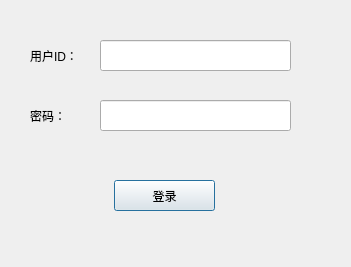
<?xml version="1.0" encoding="UTF-8"?>
<ui version="4.0">
 <class>RA_Login</class>
 <widget class="QDialog" name="RA_Login">
  <property name="geometry">
   <rect>
    <x>0</x>
    <y>0</y>
    <width>351</width>
    <height>267</height>
   </rect>
  </property>
  <property name="windowTitle">
   <string>Dialog</string>
  </property>
  <widget class="QPushButton" name="pushButton">
   <property name="geometry">
    <rect>
     <x>114</x>
     <y>180</y>
     <width>101</width>
     <height>31</height>
    </rect>
   </property>
   <property name="text">
    <string>登录</string>
   </property>
  </widget>
  <widget class="QWidget" name="gridLayoutWidget">
   <property name="geometry">
    <rect>
     <x>30</x>
     <y>40</y>
     <width>51</width>
     <height>31</height>
    </rect>
   </property>
   <layout class="QGridLayout" name="gridLayout">
    <item row="0" column="0">
     <widget class="QLabel" name="label">
      <property name="text">
       <string>用户ID：</string>
      </property>
     </widget>
    </item>
   </layout>
  </widget>
  <widget class="QWidget" name="gridLayoutWidget_2">
   <property name="geometry">
    <rect>
     <x>30</x>
     <y>100</y>
     <width>51</width>
     <height>31</height>
    </rect>
   </property>
   <layout class="QGridLayout" name="gridLayout_2">
    <item row="0" column="0">
     <widget class="QLabel" name="label_2">
      <property name="text">
       <string>密码：</string>
      </property>
     </widget>
    </item>
   </layout>
  </widget>
  <widget class="QLineEdit" name="lineEdit_id">
   <property name="geometry">
    <rect>
     <x>100</x>
     <y>40</y>
     <width>191</width>
     <height>31</height>
    </rect>
   </property>
  </widget>
  <widget class="QLineEdit" name="lineEdit_pwd">
   <property name="geometry">
    <rect>
     <x>100</x>
     <y>100</y>
     <width>191</width>
     <height>31</height>
    </rect>
   </property>
  </widget>
 </widget>
 <resources/>
 <connections/>
</ui>
